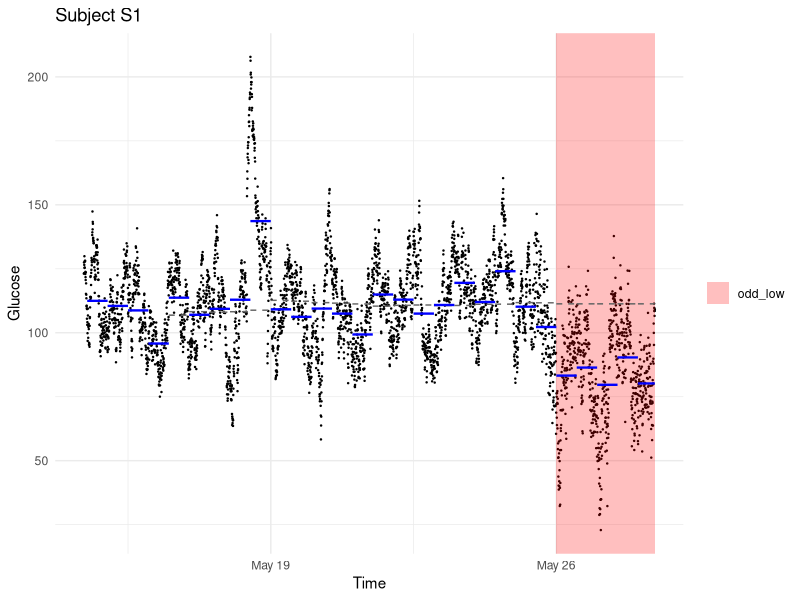
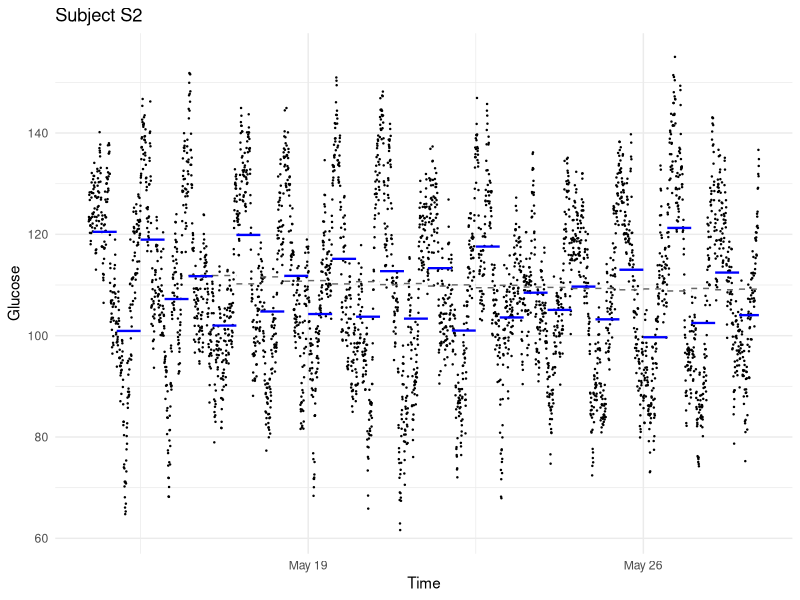
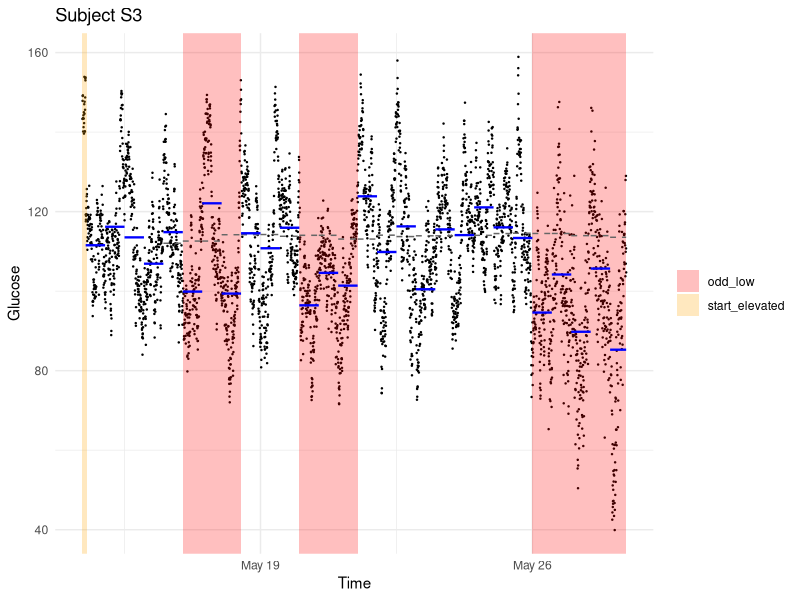

Write the R code that produced these figures, in order.
## ---- chunk 1
knitr::opts_chunk$set(echo = TRUE, warning = FALSE, message = FALSE, fig.width = 11, fig.height = 3.5)
library(dplyr)
library(purrr)
library(ggplot2)
## ---- chunk 2
cfg <- list(
  block_h          = 12,    # block length (hours); should divide 24
  warmup_h         = 2,     # start-of-sensor period (hours), excluded from blocks
  max_gap_h        = 1,     # blocks with a gap longer than this are ignored
  min_block_h      = 6,     # shortest (last, partial) block allowed
  min_hist_blocks  = 4,     # healthy blocks needed in the history before a block can be flagged
  same_phase       = FALSE, # TRUE = compare only with earlier blocks at the same time of day (day vs day, night vs night)
  z_low            = 2,     # block mean must be this many SDs below the history
  min_drop_pct     = 10,    # ... and at least this many percent below it
  min_sensor_day   = 0,     # only flag blocks after this sensor day (e.g. 7 to focus on end of life)
  min_blocks       = 2,     # min number of flagged blocks in a reported segment
  merge_gap_h      = 12,    # merge flagged blocks closer than this
  start_rise_pct   = 20,    # start flagged if first warmup_h mean is this % above the next 24 h
  session_gap_h    = 12,    # gap that starts a new sensor (ignored if a `sensor` column exists)
  min_session_h    = 48     # skip sensors recorded for less than this
)
## ---- chunk 3
# dat_raw <- readRDS("your_data.rds")   # <- your data here

# ---- demo data (delete when using real data) ----
simulate_cgm <- function(subject, days = 14, bad_from_day = NULL, high_start = FALSE, excursion_day = NULL) {
  t <- seq(as.POSIXct("2025-05-14 10:00:00", tz = "UTC"), by = "5 min", length.out = days * 288)
  h <- as.numeric(format(t, "%H")) + as.numeric(format(t, "%M")) / 60
  gl <- 110 + 15 * sin(2 * pi * (h - 8) / 24) +
    as.numeric(arima.sim(list(ar = 0.95), n = length(t), sd = 4)) + rnorm(length(t), 0, 1.5)
  if (high_start) gl[1:24] <- gl[1:24] + 40
  if (!is.null(excursion_day)) {
    k <- t >= t[1] + excursion_day * 86400 & t < t[1] + (excursion_day + 0.5) * 86400
    gl[k] <- gl[k] + 35                                 # high excursion: should NOT be flagged
  }
  if (!is.null(bad_from_day)) {
    k <- t >= t[1] + bad_from_day * 86400
    gl[k] <- gl[k] - 20 + rnorm(sum(k), 0, 8)           # lower and noisier
  }
  tibble(subject = subject, gluc_time = t, gl = gl)
}
set.seed(1)
dat_raw <- bind_rows(simulate_cgm("S1", bad_from_day = 11, excursion_day = 4),
                     simulate_cgm("S2"),
                     simulate_cgm("S3", bad_from_day = 12, high_start = TRUE))
## ---- chunk 4
has_sensor <- "sensor" %in% names(dat_raw)

dat <- dat_raw %>%
  filter(!is.na(gl), !is.na(gluc_time)) %>%
  arrange(subject, gluc_time) %>%
  distinct(subject, gluc_time, .keep_all = TRUE) %>%
  group_by(subject) %>%
  mutate(gap_min = as.numeric(difftime(gluc_time, lag(gluc_time), units = "mins")),
         session = if (has_sensor) match(sensor, unique(sensor))
                   else cumsum(is.na(gap_min) | gap_min > cfg$session_gap_h * 60)) %>%
  ungroup()
## ---- chunk 5
# Build 12 h blocks for ONE sensor and compare each with the history of earlier healthy blocks
score_session <- function(d, cfg) {
  H  <- 3600
  t  <- as.numeric(d$gluc_time); g <- d$gl
  t0 <- min(t); t1 <- max(t)
  if ((t1 - t0) / H < cfg$min_session_h) return(tibble())
  tz <- attr(d$gluc_time, "tzone"); if (is.null(tz)) tz <- ""
  dt <- median(diff(t))
  warm <- cfg$warmup_h * H

  # ---- start-of-sensor check ----
  iw <- t < t0 + warm
  ib <- t >= t0 + warm & t < t0 + warm + 24 * H
  start_rise <- if (sum(iw) >= 0.5 * warm / dt && sum(ib) >= 0.5 * 24 * H / dt) {
    (mean(g[iw]) / mean(g[ib]) - 1) * 100
  } else NA_real_

  # ---- non-overlapping blocks after warm-up ----
  bs <- seq(t0 + warm, t1, by = cfg$block_h * H)
  b <- map_dfr(seq_along(bs), function(k) {
    s  <- bs[k]; e <- min(s + cfg$block_h * H, t1)
    ix <- which(t >= s & (t < e | e == t1))
    max_gap <- if (length(ix) > 0) max(diff(c(s, t[ix], e))) / H else Inf
    tibble(block_start = .POSIXct(s, tz = tz), block_end = .POSIXct(e, tz = tz),
           phase   = (k - 1) %% round(24 / cfg$block_h),
           n       = length(ix),
           max_gap_h = max_gap,
           mean_gl = if (length(ix) > 0) mean(g[ix]) else NA_real_,
           ok      = length(ix) >= 2 && (e - s) / H >= cfg$min_block_h && max_gap <= cfg$max_gap_h)
  })
  b$ref_mean <- NA_real_; b$z <- NA_real_; b$drop_pct <- NA_real_; b$flag <- FALSE

  # ---- compare each block with earlier healthy blocks (sequentially) ----
  for (k in seq_len(nrow(b))) {
    if (!b$ok[k]) next
    prev <- seq_len(k - 1)
    hist <- prev[b$ok[prev] & !b$flag[prev] & (!cfg$same_phase | b$phase[prev] == b$phase[k])]
    if (length(hist) < cfg$min_hist_blocks) next
    base <- weighted.mean(b$mean_gl[hist], b$n[hist])
    sdh  <- max(sd(b$mean_gl[hist]), 0.05 * base)          # floor: 5% of the mean
    drop <- base - b$mean_gl[k]
    b$ref_mean[k] <- base
    b$z[k]        <- drop / sdh
    b$drop_pct[k] <- 100 * drop / base
    late_enough   <- as.numeric(b$block_start[k]) - t0 >= cfg$min_sensor_day * 86400
    b$flag[k]     <- late_enough && b$z[k] > cfg$z_low && b$drop_pct[k] >= cfg$min_drop_pct
  }

  b %>% mutate(start_rise_pct = start_rise,
               session_start = .POSIXct(t0, tz = tz),
               session_end   = .POSIXct(t1, tz = tz))
}

# Turn flagged blocks into segments for ONE sensor
make_segments <- function(b, d, cfg) {
  s0 <- b$session_start[1]; s1 <- b$session_end[1]
  out <- list()

  if (isTRUE(b$start_rise_pct[1] > cfg$start_rise_pct)) {
    out$start <- tibble(type = "start_elevated", seg_start = s0,
                        seg_end = s0 + cfg$warmup_h * 3600, n_blocks = NA_integer_,
                        baseline_mean = NA_real_)
  }

  fl <- b %>% filter(flag)
  if (nrow(fl) > 0) {
    s <- as.numeric(fl$block_start); e <- as.numeric(fl$block_end)
    grp <- cumsum(c(TRUE, s[-1] - e[-length(e)] > cfg$merge_gap_h * 3600))
    out$odd <- fl %>%
      mutate(grp = grp) %>%
      group_by(grp) %>%
      summarise(seg_start = min(block_start), seg_end = max(block_end),
                n_blocks = n(), baseline_mean = mean(ref_mean), .groups = "drop") %>%
      filter(n_blocks >= cfg$min_blocks) %>%
      mutate(type = "odd_low") %>%
      select(type, seg_start, seg_end, n_blocks, baseline_mean)
  }

  res <- bind_rows(out)
  if (nrow(res) == 0) return(tibble())
  res %>% mutate(
    duration_h         = as.numeric(difftime(seg_end, seg_start, units = "hours")),
    sensor_day_start   = as.numeric(difftime(seg_start, s0, units = "days")),
    runs_to_sensor_end = seg_end >= s1 - 60,
    mean_in_seg        = map2_dbl(seg_start, seg_end, ~ mean(d$gl[d$gluc_time >= .x & d$gluc_time <= .y])),
    drop_pct           = 100 * (baseline_mean - mean_in_seg) / baseline_mean
  )
}
## ---- chunk 6
scored <- dat %>%
  group_by(subject, session) %>%
  group_modify(~ score_session(.x, cfg)) %>%
  ungroup()

segments <- scored %>%
  group_by(subject, session) %>%
  group_modify(function(b, key) {
    d <- filter(dat, subject == key$subject, session == key$session)
    make_segments(b, d, cfg)
  }) %>%
  ungroup()
## ---- chunk 7
segments %>% mutate(across(c(duration_h, sensor_day_start, mean_in_seg, baseline_mean, drop_pct), ~ round(.x, 1)))
## ---- chunk 8
all_subjects <- unique(dat$subject)
flagged_list <- map(setNames(all_subjects, all_subjects), function(s) {
  segments %>% filter(subject == s) %>% select(session, type, seg_start, seg_end)
})
flagged_list
## ---- chunk 9
walk(all_subjects, function(s) {
  sc  <- filter(scored, subject == s)
  seg <- filter(segments, subject == s) %>%
    mutate(seg_end_plot = pmax(seg_end, seg_start + 3 * 3600))   # make the short start flag visible
  p <- ggplot(filter(dat, subject == s), aes(gluc_time, gl)) +
    geom_point(size = 0.2) +
    geom_rect(data = seg, aes(xmin = seg_start, xmax = seg_end_plot, ymin = -Inf, ymax = Inf, fill = type),
              inherit.aes = FALSE, alpha = 0.25) +
    geom_segment(data = filter(sc, ok & !is.na(ref_mean)),
                 aes(x = block_start, xend = block_end, y = ref_mean, yend = ref_mean),
                 inherit.aes = FALSE, colour = "grey40", linetype = 2) +
    geom_segment(data = filter(sc, ok), aes(x = block_start, xend = block_end, y = mean_gl, yend = mean_gl),
                 inherit.aes = FALSE, colour = "blue", linewidth = 0.8) +
    scale_fill_manual(values = c(odd_low = "red", start_elevated = "orange")) +
    labs(title = paste("Subject", s), x = "Time", y = "Glucose", fill = NULL) +
    theme_minimal()
  print(p)
})
